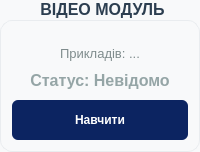
              <widget class="QGroupBox" name="group_video_status">
               <property name="font">
                <font>
                 <family>Arial</family>
                 <pointsize>12</pointsize>
                 <bold>true</bold>
                </font>
               </property>
               <property name="styleSheet">
                <string>
                 QGroupBox { background-color: #f8f9fa; border: 1px solid #e9ecef; border-radius: 12px; margin-top: 20px; }
                 QGroupBox::title { subcontrol-origin: margin; subcontrol-position: top center; padding: 0 10px; color: #2c3e50; font-weight: bold; font-size: 14px; font-family: &quot;Arial&quot;; }
                </string>
               </property>
               <property name="title">
                <string>ВІДЕО МОДУЛЬ</string>
               </property>
               <layout class="QVBoxLayout" name="vbox_video">
                <property name="spacing">
                 <number>10</number>
                </property>
                <property name="topMargin">
                 <number>25</number>
                </property>
                <item>
                 <widget class="QLabel" name="lbl_video_count">
                  <property name="font">
                   <font>
                    <family>Arial</family>
                    <pointsize>10</pointsize>
                   </font>
                  </property>
                  <property name="styleSheet">
                   <string>color: #7f8c8d; border: none;</string>
                  </property>
                  <property name="text">
                   <string>Прикладів: ...</string>
                  </property>
                  <property name="alignment">
                   <set>Qt::AlignmentFlag::AlignCenter</set>
                  </property>
                 </widget>
                </item>
                <item>
                 <widget class="QLabel" name="lbl_video_status">
                  <property name="font">
                   <font>
                    <family>Arial</family>
                    <pointsize>12</pointsize>
                    <bold>true</bold>
                   </font>
                  </property>
                  <property name="styleSheet">
                   <string>color: #95a5a6; border: none;</string>
                  </property>
                  <property name="text">
                   <string>Статус: Невідомо</string>
                  </property>
                  <property name="alignment">
                   <set>Qt::AlignmentFlag::AlignCenter</set>
                  </property>
                 </widget>
                </item>
                <item>
                 <spacer name="vs_card_1">
                  <property name="orientation">
                   <enum>Qt::Orientation::Vertical</enum>
                  </property>
                  <property name="sizeHint" stdset="0">
                   <size>
                    <width>0</width>
                    <height>0</height>
                   </size>
                  </property>
                 </spacer>
                </item>
                <item>
                 <widget class="QPushButton" name="btn_train_video">
                  <property name="minimumSize">
                   <size>
                    <width>0</width>
                    <height>40</height>
                   </size>
                  </property>
                  <property name="font">
                   <font>
                    <family>Arial</family>
                    <bold>true</bold>
                   </font>
                  </property>
                  <property name="cursor">
                   <cursorShape>WaitCursor</cursorShape>
                  </property>
                  <property name="styleSheet">
                   <string>QPushButton { background-color: #0c2461; color: white; border-radius: 6px; font-weight: bold; } QPushButton:hover { background-color: #0a1a3c; } QPushButton:pressed { background-color: #050d21; }</string>
                  </property>
                  <property name="text">
                   <string>Навчити</string>
                  </property>
                 </widget>
                </item>
               </layout>
              </widget>
